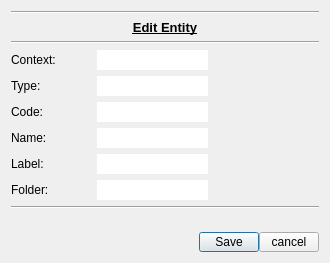
<?xml version="1.0" encoding="UTF-8"?>
<ui version="4.0">
 <class>Dial_entities</class>
 <widget class="QDialog" name="Dial_entities">
  <property name="geometry">
   <rect>
    <x>0</x>
    <y>0</y>
    <width>330</width>
    <height>263</height>
   </rect>
  </property>
  <property name="windowTitle">
   <string>Entities Dialog</string>
  </property>
  <layout class="QGridLayout" name="gridLayout">
   <item row="8" column="0">
    <layout class="QHBoxLayout" name="hl_folder">
     <item>
      <widget class="QLabel" name="l_folder">
       <property name="minimumSize">
        <size>
         <width>80</width>
         <height>0</height>
        </size>
       </property>
       <property name="maximumSize">
        <size>
         <width>80</width>
         <height>16777215</height>
        </size>
       </property>
       <property name="text">
        <string>Folder:</string>
       </property>
      </widget>
     </item>
     <item>
      <widget class="QLineEdit" name="le_folder">
       <property name="minimumSize">
        <size>
         <width>100</width>
         <height>0</height>
        </size>
       </property>
       <property name="maximumSize">
        <size>
         <width>150</width>
         <height>16777215</height>
        </size>
       </property>
       <property name="frame">
        <bool>false</bool>
       </property>
      </widget>
     </item>
     <item>
      <spacer name="horizontalSpacer_8">
       <property name="orientation">
        <enum>Qt::Horizontal</enum>
       </property>
       <property name="sizeHint" stdset="0">
        <size>
         <width>40</width>
         <height>20</height>
        </size>
       </property>
      </spacer>
     </item>
    </layout>
   </item>
   <item row="9" column="0">
    <widget class="Line" name="line">
     <property name="orientation">
      <enum>Qt::Horizontal</enum>
     </property>
    </widget>
   </item>
   <item row="10" column="0">
    <spacer name="verticalSpacer">
     <property name="orientation">
      <enum>Qt::Vertical</enum>
     </property>
     <property name="sizeHint" stdset="0">
      <size>
       <width>20</width>
       <height>1</height>
      </size>
     </property>
    </spacer>
   </item>
   <item row="7" column="0">
    <layout class="QHBoxLayout" name="hl_label">
     <item>
      <widget class="QLabel" name="l_label">
       <property name="minimumSize">
        <size>
         <width>80</width>
         <height>0</height>
        </size>
       </property>
       <property name="maximumSize">
        <size>
         <width>80</width>
         <height>16777215</height>
        </size>
       </property>
       <property name="text">
        <string>Label:</string>
       </property>
      </widget>
     </item>
     <item>
      <widget class="QLineEdit" name="le_label">
       <property name="minimumSize">
        <size>
         <width>100</width>
         <height>0</height>
        </size>
       </property>
       <property name="maximumSize">
        <size>
         <width>150</width>
         <height>16777215</height>
        </size>
       </property>
       <property name="frame">
        <bool>false</bool>
       </property>
      </widget>
     </item>
     <item>
      <spacer name="horizontalSpacer_7">
       <property name="orientation">
        <enum>Qt::Horizontal</enum>
       </property>
       <property name="sizeHint" stdset="0">
        <size>
         <width>40</width>
         <height>20</height>
        </size>
       </property>
      </spacer>
     </item>
    </layout>
   </item>
   <item row="0" column="0">
    <widget class="Line" name="line_3">
     <property name="orientation">
      <enum>Qt::Horizontal</enum>
     </property>
    </widget>
   </item>
   <item row="1" column="0">
    <widget class="QLabel" name="l_message">
     <property name="maximumSize">
      <size>
       <width>16777215</width>
       <height>16777215</height>
      </size>
     </property>
     <property name="font">
      <font>
       <pointsize>10</pointsize>
       <weight>75</weight>
       <bold>true</bold>
       <underline>true</underline>
      </font>
     </property>
     <property name="text">
      <string>Edit Entity</string>
     </property>
     <property name="alignment">
      <set>Qt::AlignCenter</set>
     </property>
    </widget>
   </item>
   <item row="2" column="0">
    <widget class="Line" name="line_2">
     <property name="orientation">
      <enum>Qt::Horizontal</enum>
     </property>
    </widget>
   </item>
   <item row="4" column="0">
    <layout class="QHBoxLayout" name="hl_type">
     <item>
      <widget class="QLabel" name="l_type">
       <property name="minimumSize">
        <size>
         <width>80</width>
         <height>0</height>
        </size>
       </property>
       <property name="maximumSize">
        <size>
         <width>80</width>
         <height>16777215</height>
        </size>
       </property>
       <property name="text">
        <string>Type:</string>
       </property>
      </widget>
     </item>
     <item>
      <widget class="QLineEdit" name="le_type">
       <property name="minimumSize">
        <size>
         <width>100</width>
         <height>0</height>
        </size>
       </property>
       <property name="maximumSize">
        <size>
         <width>150</width>
         <height>16777215</height>
        </size>
       </property>
       <property name="frame">
        <bool>false</bool>
       </property>
      </widget>
     </item>
     <item>
      <spacer name="horizontalSpacer_4">
       <property name="orientation">
        <enum>Qt::Horizontal</enum>
       </property>
       <property name="sizeHint" stdset="0">
        <size>
         <width>40</width>
         <height>20</height>
        </size>
       </property>
      </spacer>
     </item>
    </layout>
   </item>
   <item row="11" column="0">
    <layout class="QHBoxLayout" name="hl_buttons">
     <property name="spacing">
      <number>0</number>
     </property>
     <item>
      <spacer name="horizontalSpacer">
       <property name="orientation">
        <enum>Qt::Horizontal</enum>
       </property>
       <property name="sizeHint" stdset="0">
        <size>
         <width>40</width>
         <height>10</height>
        </size>
       </property>
      </spacer>
     </item>
     <item>
      <widget class="QPushButton" name="pb_save">
       <property name="maximumSize">
        <size>
         <width>60</width>
         <height>20</height>
        </size>
       </property>
       <property name="text">
        <string>Save</string>
       </property>
      </widget>
     </item>
     <item>
      <widget class="QPushButton" name="pb_cancel">
       <property name="maximumSize">
        <size>
         <width>60</width>
         <height>20</height>
        </size>
       </property>
       <property name="text">
        <string>cancel</string>
       </property>
      </widget>
     </item>
    </layout>
   </item>
   <item row="5" column="0">
    <layout class="QHBoxLayout" name="hl_code">
     <item>
      <widget class="QLabel" name="l_code">
       <property name="minimumSize">
        <size>
         <width>80</width>
         <height>0</height>
        </size>
       </property>
       <property name="maximumSize">
        <size>
         <width>80</width>
         <height>16777215</height>
        </size>
       </property>
       <property name="text">
        <string>Code:</string>
       </property>
      </widget>
     </item>
     <item>
      <widget class="QLineEdit" name="le_code">
       <property name="minimumSize">
        <size>
         <width>100</width>
         <height>0</height>
        </size>
       </property>
       <property name="maximumSize">
        <size>
         <width>150</width>
         <height>16777215</height>
        </size>
       </property>
       <property name="frame">
        <bool>false</bool>
       </property>
      </widget>
     </item>
     <item>
      <spacer name="horizontalSpacer_5">
       <property name="orientation">
        <enum>Qt::Horizontal</enum>
       </property>
       <property name="sizeHint" stdset="0">
        <size>
         <width>40</width>
         <height>20</height>
        </size>
       </property>
      </spacer>
     </item>
    </layout>
   </item>
   <item row="6" column="0">
    <layout class="QHBoxLayout" name="hl_name">
     <item>
      <widget class="QLabel" name="l_name">
       <property name="minimumSize">
        <size>
         <width>80</width>
         <height>0</height>
        </size>
       </property>
       <property name="maximumSize">
        <size>
         <width>80</width>
         <height>16777215</height>
        </size>
       </property>
       <property name="text">
        <string>Name:</string>
       </property>
      </widget>
     </item>
     <item>
      <widget class="QLineEdit" name="le_name">
       <property name="minimumSize">
        <size>
         <width>100</width>
         <height>0</height>
        </size>
       </property>
       <property name="maximumSize">
        <size>
         <width>150</width>
         <height>16777215</height>
        </size>
       </property>
       <property name="frame">
        <bool>false</bool>
       </property>
      </widget>
     </item>
     <item>
      <spacer name="horizontalSpacer_6">
       <property name="orientation">
        <enum>Qt::Horizontal</enum>
       </property>
       <property name="sizeHint" stdset="0">
        <size>
         <width>40</width>
         <height>20</height>
        </size>
       </property>
      </spacer>
     </item>
    </layout>
   </item>
   <item row="3" column="0">
    <layout class="QHBoxLayout" name="hl_context">
     <item>
      <widget class="QLabel" name="l_context">
       <property name="minimumSize">
        <size>
         <width>80</width>
         <height>0</height>
        </size>
       </property>
       <property name="maximumSize">
        <size>
         <width>80</width>
         <height>16777215</height>
        </size>
       </property>
       <property name="text">
        <string>Context:</string>
       </property>
      </widget>
     </item>
     <item>
      <widget class="QLineEdit" name="le_context">
       <property name="minimumSize">
        <size>
         <width>100</width>
         <height>0</height>
        </size>
       </property>
       <property name="maximumSize">
        <size>
         <width>150</width>
         <height>16777215</height>
        </size>
       </property>
       <property name="frame">
        <bool>false</bool>
       </property>
      </widget>
     </item>
     <item>
      <spacer name="horizontalSpacer_9">
       <property name="orientation">
        <enum>Qt::Horizontal</enum>
       </property>
       <property name="sizeHint" stdset="0">
        <size>
         <width>40</width>
         <height>20</height>
        </size>
       </property>
      </spacer>
     </item>
    </layout>
   </item>
  </layout>
 </widget>
 <tabstops>
  <tabstop>le_context</tabstop>
  <tabstop>le_type</tabstop>
  <tabstop>le_code</tabstop>
  <tabstop>le_name</tabstop>
  <tabstop>le_label</tabstop>
  <tabstop>le_folder</tabstop>
  <tabstop>pb_save</tabstop>
  <tabstop>pb_cancel</tabstop>
 </tabstops>
 <resources/>
 <connections/>
</ui>
